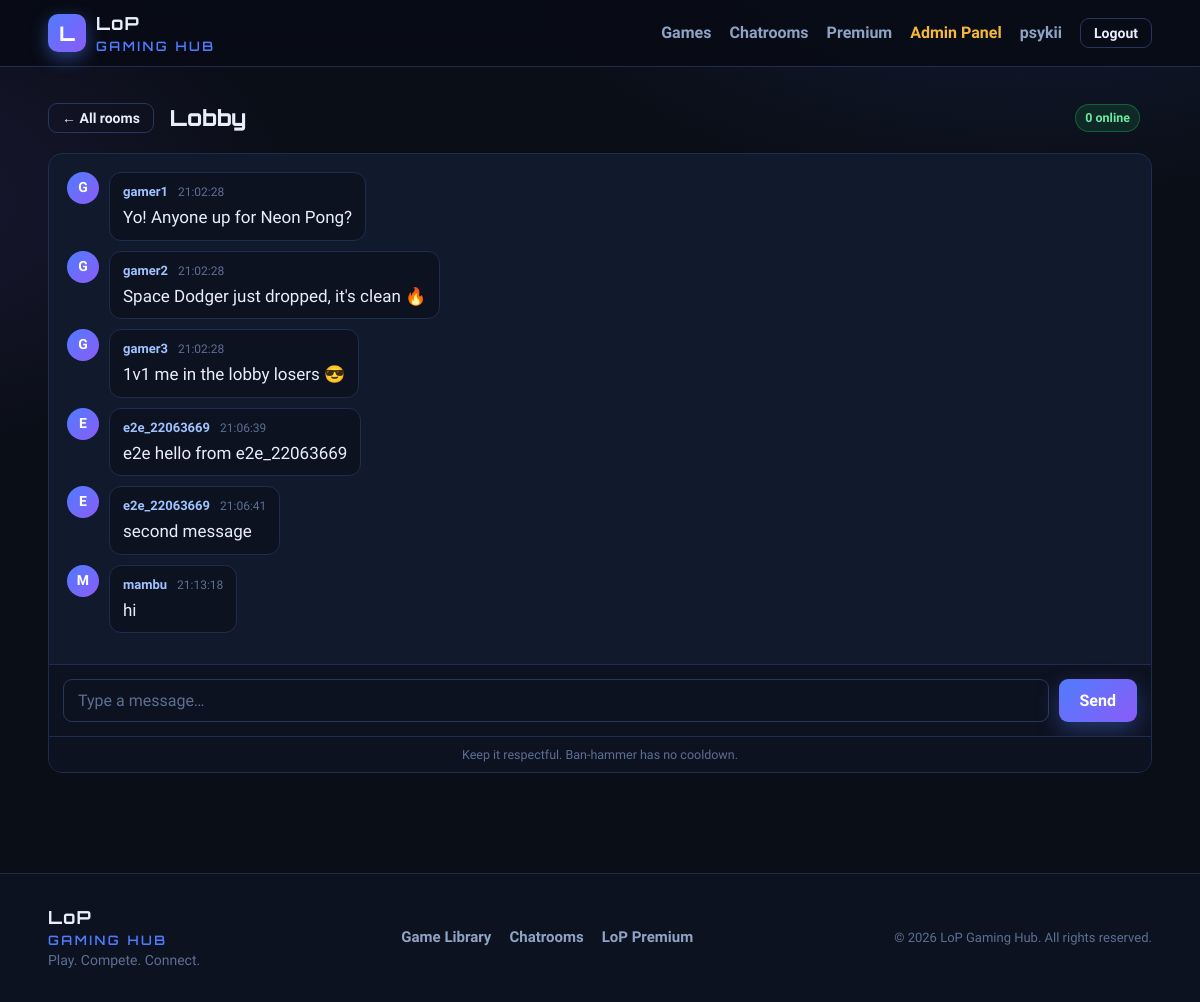
Screenshot of /chat/1 (signed in) with the database file from the repository.
### models.py (models this page shows, shortened)
class User(UserMixin, db.Model):
    __tablename__ = "users"
    id = db.Column(db.Integer, primary_key=True)
    username = db.Column(db.String(40), unique=True, nullable=False, index=True)
    email = db.Column(db.String(160), unique=True, nullable=False, index=True)
    password_hash = db.Column(db.String(255), nullable=False)
    role = db.Column(db.String(20), nullable=False, default="user")  # user | admin
    is_banned = db.Column(db.Boolean, nullable=False, default=False)
    ban_reason = db.Column(db.String(250))
    banned_at = db.Column(db.DateTime)
    banned_until = db.Column(db.DateTime)
    trial_started_at = db.Column(db.DateTime, nullable=False, default=now_utc)
    premium_until = db.Column(db.DateTime)
    created_at = db.Column(db.DateTime, nullable=False, default=now_utc)
    last_seen_at = db.Column(db.DateTime)
    failed_attempts = db.Column(db.Integer, nullable=False, default=0)
    locked_until = db.Column(db.DateTime)
    sessions = db.relationship("GameSession", back_populates="user", lazy="dynamic")
    messages = db.relationship("ChatMessage", back_populates="user", lazy="dynamic")
    payments = db.relationship("PaymentRequest", back_populates="user", lazy="dynamic",
                               foreign_keys="PaymentRequest.user_id")
    @property
    def is_admin(self) -> bool:
        return self.role == "admin"
    def premium_status(self):
        if self.is_admin:
            return ("admin", None)

class ChatRoom(db.Model):
    __tablename__ = "chat_rooms"
    id = db.Column(db.Integer, primary_key=True)
    name = db.Column(db.String(90), nullable=False)
    slug = db.Column(db.String(100), unique=True, nullable=False, index=True)
    game_id = db.Column(db.Integer, db.ForeignKey("games.id"), unique=True, nullable=True)
    is_active = db.Column(db.Boolean, nullable=False, default=True)
    created_at = db.Column(db.DateTime, nullable=False, default=now_utc)
    game = db.relationship("Game", back_populates="chatroom")
    messages = db.relationship("ChatMessage", back_populates="room", lazy="dynamic")
    presences = db.relationship("ChatPresence", back_populates="room", lazy="dynamic")
    def online_users(self, within_seconds: int = 60) -> list:
        from models import ChatPresence
        cutoff = now_utc() - timedelta(seconds=within_seconds)
        rows = ChatPresence.query.filter(
            ChatPresence.room_id == self.id,
            ChatPresence.last_seen >= cutoff,
        ).all()
        return [p.user.username for p in rows]

class ChatMessage(db.Model):
    __tablename__ = "chat_messages"
    id = db.Column(db.Integer, primary_key=True)
    room_id = db.Column(db.Integer, db.ForeignKey("chat_rooms.id"), nullable=False, index=True)
    user_id = db.Column(db.Integer, db.ForeignKey("users.id"), nullable=False, index=True)
    content = db.Column(db.String(500), nullable=False)
    created_at = db.Column(db.DateTime, nullable=False, default=now_utc, index=True)
    room = db.relationship("ChatRoom", back_populates="messages")
    user = db.relationship("User", back_populates="messages")

### blueprints/chat.py (the view)
@chat_bp.route("/<int:room_id>")
@login_required
def room(room_id):
    room = _active_room_or_404(room_id)
    _touch_presence(room_id)
    messages = (
        room.messages.order_by(ChatMessage.id.asc()).limit(200).all()
    )
    return render_template(
        "chat/room.html",
        room=room,
        messages=messages,
        online=room.online_users(PRESENCE_TTL_SECONDS),
    )

### app.py (called while the page is built)
@login_manager.user_loader
def load_user(user_id: str):
    return db.session.get(User, int(user_id))

### blueprints/chat.py (called while the page is built)
def _touch_presence(room_id: int) -> None:
    presence = ChatPresence.query.get((room_id, current_user.id))
    if presence is None:
        presence = ChatPresence(room_id=room_id, user_id=current_user.id)
        db.session.add(presence)
    presence.last_seen = now_utc()
    db.session.commit()

def _active_room_or_404(room_id: int) -> ChatRoom:
    room = db.session.get(ChatRoom, room_id)
    if room is None or not room.is_active:
        abort(404)
    return room

### models.py (called while the page is built)
def now_utc():
    return datetime.now(timezone.utc).replace(tzinfo=None)

### templates/chat/room.html (shortened to what this page needs)
{% extends "base.html" %}
{% block content %}
<div class="container chat-wrap" data-room-id="{{ room.id }}">
  <div class="chat-head">
    <a class="btn btn-ghost btn-sm" href="{{ url_for('chat.hub') }}">← All rooms</a>
    <h1 class="chat-title">{{ room.name }}
    </h1>
    <div class="chat-online"><span id="onlineCount" class="online-chip">{{ online|length }} online</span>
    </div>
  </div>
  <div class="chat-box">
    <div class="chat-messages" id="chatMessages">
      {% for m in messages %}
        <div class="msg {% if m.user_id == current_user.id %}msg-me{% endif %}" data-msg-id="{{ m.id }}">
          <span class="msg-avatar">{{ (m.user.username if m.user else 'deleted')[:1]|upper }}</span>
          <div class="msg-body">
            <p class="msg-meta"><strong>{{ m.user.username if m.user else 'deleted' }}</strong>
              <time>{{ m.created_at.strftime('%H:%M:%S') }}</time></p>
            <p class="msg-text">{{ m.content }}</p>
          </div>
        </div>
      {% endfor %}
    </div>
    <form class="chat-input" id="chatForm">
      <input class="form-control" id="chatText" type="text" maxlength="500" placeholder="Type a message…" autocomplete="off">
      <button class="btn btn-primary" type="submit">Send</button>
    </form>
    <p class="chat-rule">Keep it respectful. Ban-hammer has no cooldown.</p>
  </div>
</div>
{% endblock %}

### templates/base.html (shortened to what this page needs)
<!doctype html>
<html lang="en">
<head>
  <link rel="stylesheet" href="{{ url_for('static', filename='css/style.css') }}">
</head>
<body>
  {% set nav_links = [('main.index', 'Home'), ('games.library', 'Game Library')] %}
  <nav class="navbar">
    <div class="container nav-inner">
      <a class="brand" href="{{ url_for('main.index') }}">
        <span class="brand-mark">L</span>
        <span class="brand-text">LoP <em>GAMING HUB</em></span>
      </a>
      <div class="nav-links" id="navLinks">
        {% if current_user.is_authenticated %}
          <a class="nav-link" href="{{ url_for('games.library') }}">Games</a>
          <a class="nav-link" href="{{ url_for('chat.hub') }}">Chatrooms</a>
          <a class="nav-link" href="{{ url_for('premium.index') }}">
            Premium
          </a>
          {% if current_user.is_admin %}
            <a class="nav-link nav-admin" href="{{ url_for('admin.dashboard') }}">Admin Panel</a>
          {% endif %}
          <a class="nav-link" href="{{ url_for('auth.profile') }}">{{ current_user.username }}</a>
          <a class="btn btn-ghost btn-sm" href="{{ url_for('auth.logout') }}">Logout</a>
        {% else %}
          <a class="nav-link" href="{{ url_for('main.index') }}">Home</a>
          <a class="nav-link" href="{{ url_for('auth.login') }}">Login</a>
          <a class="btn btn-primary btn-sm" href="{{ url_for('auth.register') }}">Sign Up Free</a>
        {% endif %}
      </div>
    </div>
  </nav>
  <main class="page">
    {% block content %}{% endblock %}
  </main>
  <footer class="footer">
    <div class="container footer-inner">
      <div>
        <span class="brand-text">LoP <em>GAMING HUB</em></span>
        <p class="footer-sub">Play. Compete. Connect.</p>
      </div>
      <div class="footer-links">
        <a href="{{ url_for('games.library') }}">Game Library</a>
        <a href="{{ url_for('chat.hub') }}">Chatrooms</a>
        <a href="{{ url_for('premium.index') }}">LoP Premium</a>
      </div>
      <p class="footer-note">© {{ now_utc().year }} LoP Gaming Hub. All rights reserved.</p>
    </div>
  </footer>
</body>
</html>

### rows the page displays
User: username "psykii"
ChatRoom: name "Lobby"
ChatMessage: user "gamer1", created_at "21:02:28", content "Yo! Anyone up for Neon Pong?"
User: username "G"
ChatMessage: user "gamer2", created_at "21:02:28", content "Space Dodger just dropped, it's clean 🔥"
User: username "G"
ChatMessage: user "gamer3", created_at "21:02:28", content "1v1 me in the lobby losers 😎"
User: username "G"
ChatMessage: user "e2e_22063669", created_at "21:06:39", content "e2e hello from e2e_22063669"
User: username "E"
ChatMessage: user "e2e_22063669", created_at "21:06:41", content "second message"
ChatMessage: user "mambu", created_at "21:13:18", content "hi"
User: username "M"

### other values shown
{{ online|length }} "0"
{{ now_utc().year }} "2026"
